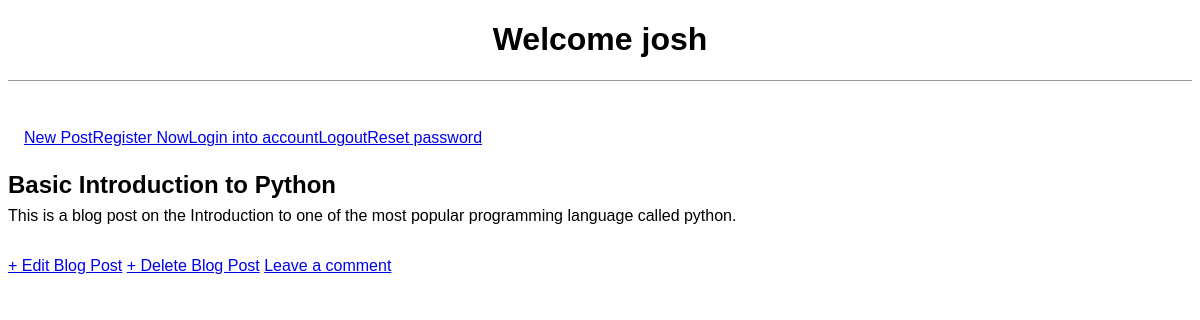
The app's page /post/1/ (signed in) with its own data.
### myblog_app/models.py (models this page shows, shortened)
class Post(models.Model):
  title = models.CharField(max_length=200)
  author = models.ForeignKey('auth.user', on_delete=models.CASCADE)
  body = models.TextField()

### myblog_app/views.py (the view)
# urls.py: path('post/<int:pk>/', BlogDetailView.as_view(), name='post_detail'),
class BlogDetailView(DetailView):
  model = Post
  template_name = 'post_detail.html'

### Templates/post_detail.html
{% extends 'base.html' %}
{% block content %}
  <div class="post-entry">
    <h2>{{ post.title }}</h2>
    <p>{{ post.body }}</p>
  </div>
{% if user.is_authenticated %}
  <a href="{% url 'post_edit' post.pk%}">+ Edit Blog Post</a>
  <a href="{% url 'post_delete' post.pk %}">+ Delete Blog Post</a>
  <a href="{% url 'comment' %}">Leave a comment</a>
{% else %}
  <a href="{% url 'comment' %}">Leave a comment</a>
{% endif %}
{% endblock %}

### Templates/base.html (shortened to what this page needs)
{% load static %}
<!DOCTYPE html>
<html lang="en">
<head>
  <link rel="stylesheet" href="{% static 'css/base.css' %}">
</head>
<body>
  {% if user.is_authenticated %}
  <header>
    <h1><a href="{% url 'home' %}">Welcome {{ user.username }}</a></h1>
  </header>
  <div class="nav-right">
    <a href="{% url 'post_new' %}">New Post</a>
    <a href="{% url 'register' %}">Register Now</a>
    <a href="{% url 'login' %}">Login into account</a>
    <a href="{% url 'logout' %}">Logout</a>
    <a href="{% url 'password_reset' %}">Reset password</a>
  </div>
  {% endif %}
  <div>
    {% block content %}
    {% endblock %}
  </div>
</body>
</html>

### static/css/base.css (style rules this page uses)
body { font-family: Helvetica, sans-serif; }
header { text-align: center; border-bottom: 1px solid #999; margin-bottom: 2rem; }
header h1 a { color: black; text-decoration: none; }
.nav-right { display: flex; padding-top: 2rem; padding: 1rem; }
.post-entry { margin-bottom: 2rem; }
.post-entry h2 { margin: 0.5rem 0; }
.post-entry p { margin: 0; font-weight: 400; }

### records on screen
Post: title "Basic Introduction to Python", body "This is a blog post on the Introduction to one of the most popular programming language called python."

### other values on screen
{{ user.username }} "josh"
